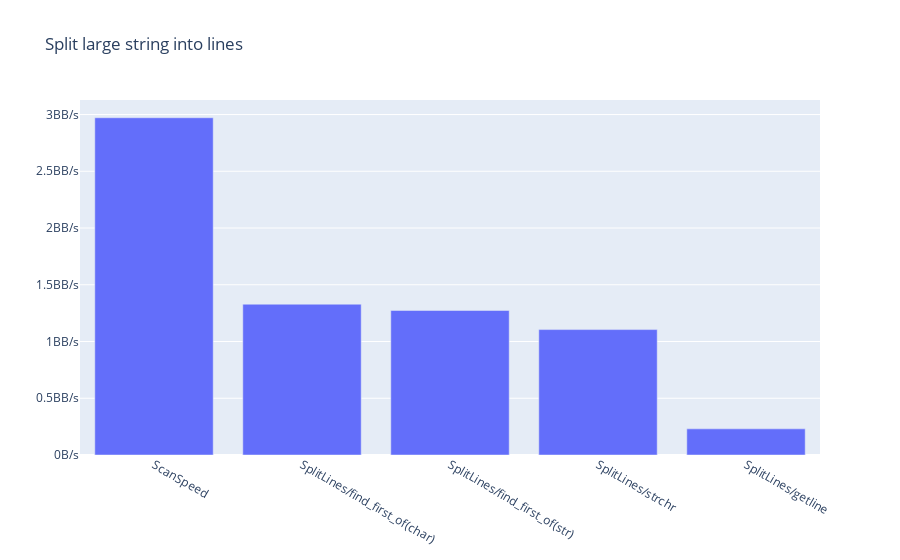

Notebook code cell kept with this figure:
### Code cell
data = df[df["Group"].isin(["ScanSpeed", "SplitLines"])]

fig = px.bar(data, x='Benchmark', y='bytes_per_second', title="Split large string into lines")
fig.update_layout(
    yaxis = dict(
        title=None,
        ticksuffix = 'B/s',
    ),
    xaxis = dict(title=None)
)
fig.show()

### Figure 1 — Plotly figure (JSON) as saved in the notebook; plotly's stock layout.template omitted (floating-point values rounded to 4 significant figures)
{"data": [{"alignmentgroup": "True", "hovertemplate": "Benchmark=%{x}<br>bytes_per_second=%{y}<extra></extra>", "legendgroup": "", "marker": {"color": "#636efa", "pattern": {"shape": ""}}, "name": "", "offsetgroup": "", "orientation": "v", "showlegend": false, "textposition": "auto", "x": ["ScanSpeed", "SplitLines/find_first_of(char)", "SplitLines/find_first_of(str)", "SplitLines/strchr", "SplitLines/getline"], "xaxis": "x", "y": [2972000000.0, 1329000000.0, 1273000000.0, 1105000000.0, 230200000.0], "yaxis": "y", "type": "bar"}], "layout": {"xaxis": {"anchor": "y", "domain": [0.0, 1.0], "title": {}}, "yaxis": {"anchor": "x", "domain": [0.0, 1.0], "title": {}, "ticksuffix": "B/s"}, "legend": {"tracegroupgap": 0}, "title": {"text": "Split large string into lines"}, "barmode": "relative"}}
